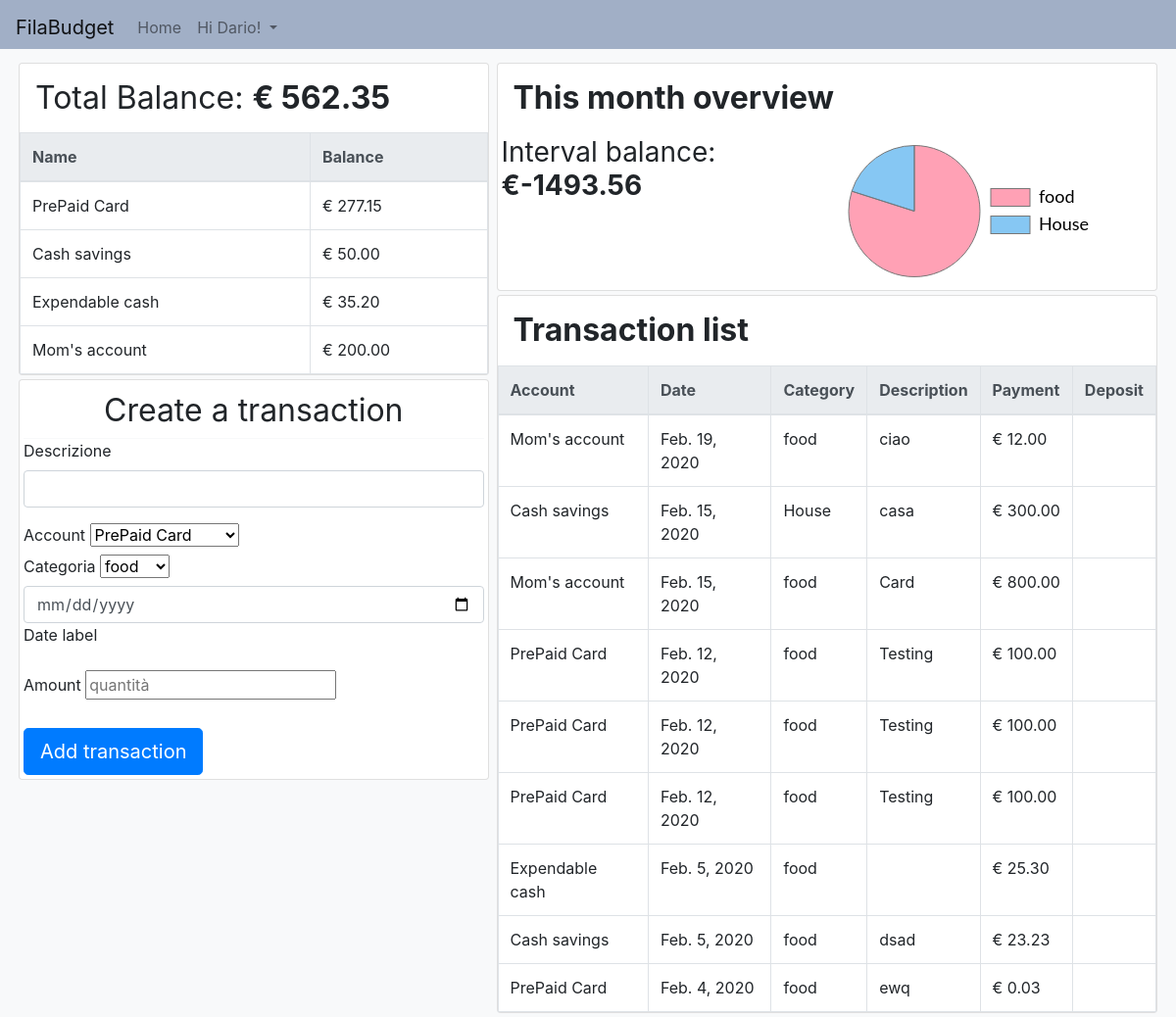
The app's page / (signed in) with its own data.
### Budgeting/models.py (models this page shows, shortened)
class Account(models.Model):
    name = models.TextField(max_length=30, null=False, unique=True)
    balance = models.DecimalField(max_digits=9, decimal_places=2, null=False, default=0)
    starting_balance = models.DecimalField(max_digits=9, decimal_places=2, null=False, default=0.0)

class CategoryExpInc(models.Model):
    name = models.TextField(max_length=30, null=False, unique=True)
    exchange = models.DecimalField(max_digits=9, decimal_places=2, null=False, default=0)

class Transaction(models.Model):
    dateAdded = models.DateField(auto_now=True)
    timeDate = models.DateField()
    category = models.ForeignKey(
        CategoryExpInc,
        on_delete=models.SET_NULL,
        null=True
    )
    account = models.ForeignKey(
        Account,
        on_delete=models.SET_NULL,
        null=True
    )
    balance = models.DecimalField(max_digits=9, decimal_places=2, null=False, default=0)
    description = models.TextField(max_length=100, default="", null=True)

### pages/views.py (the view)
# urls.py: path('', home_view, name='home_null'),
def home_view(request, *args, **kwargs):
    if request.user.is_authenticated:
        return home_budget(request)
    else:
        return login_request(request)

### Budgeting/views.py (called while the page is built)
def generate_data_categories_from_dates(date_init, date_finish):
    category_set = CategoryExpInc.objects.all()
    names = []
    balances = []
    for cat in category_set:
        names.append(cat.name)
        balances.append(sum([j.balance for j in Transaction.objects.all().filter(category_id=cat.id,
                                                                                 timeDate__range=[date_init,
                                                                                                  date_finish])]))
    return names, balances

### Budgeting/Budget_templates/budget_home_view.html
{% extends 'base.html' %}
{% block content %}
    <div class="row no-gutters row-bordered">
        <div class="col-md-5">
            <div class="card m-1" style="">
                <h2 class="font-weight-normal py-3 px-3 px-sm-3 m-0">
                    Total Balance: <strong>€ {{ total_balance }}</strong></h2>
                {% include 'account_summary.html' %}
            </div>
            <div class="card m-1">
                {% include 'new_transaction_template.html' %}
            </div>
        </div>
        <div class="col-md-7">
            <div class="card m-1">
                <h2 class="font-weight-normal py-3 px-3 px-sm-3 m-0">
                    <strong>This month overview</strong></h2>
                {% include 'monthly_overview.html' %}
            </div>
            <div class="card m-1">
                <h2 class="font-weight-normal py-3 px-3 px-sm-3 m-0">
                    <strong>Transaction list</strong></h2>
                {% include 'transaction_summary.html' %}
            </div>
        </div>
    </div>
{% endblock %}

### templates/base.html (shortened to what this page needs)
<!doctype html>
<html>
<head>
    <link rel="stylesheet" href="https://stackpath.bootstrapcdn.com/bootstrap/4.3.1/css/bootstrap.min.css"
>
</head>
<body style="margin-top: 0px; margin-left: 0px;margin-bottom: 0px;margin-right: 0px;">
{% include 'navbar.html' %}
<div id="div2">
    <div class="full-height container-fluid bg-light" style="height: 100%; padding-top: 10px">
        {% block content %}
        {% endblock %}
    </div>
</div>
</body>
</html>

### templates/navbar.html (shortened to what this page needs)
{% if user.is_authenticated %}
    <nav class="navbar navbar-expand-lg navbar-light" style="background-color: #a1afc6;">
        <a class="navbar-brand" href="{% url 'home' %}">FilaBudget</a>
        <div class="collapse navbar-collapse" id="navbarNavDropdown">
            <ul class="navbar-nav">
                <li class="nav-item">
                    <a class="nav-link" href="{% url 'home' %}">Home</a>
                </li>
                <li class="nav-item dropdown">
                    <a class="nav-link dropdown-toggle" href="#" id="navbarDropdownMenuLink" data-toggle="dropdown"
                       aria-haspopup="true" aria-expanded="false">
                        Hi {{ user.username }}!
                    </a>
                </li>
            </ul>
        </div>
    </nav>
{% endif %}

### Budgeting/Budget_templates/account_summary.html
{% if account_list %}
<table class="table table-bordered m-0" id="dtBasicExample" role="grid" aria-describedby="DataTables_Table_0_info">
    <thead class="thead-light">
    <tr>
        <th scope="col">Name</th>
        <th scope="col">Balance</th>
    </tr>
    </thead>
    <tbody>
    {% for account in account_list %}
    <tr>
        {% include 'account_single_view.html' %}
    </tr>
    {% endfor %}
    </tbody>
</table>
{% else %}
Nessun account!
{% endif %}

### Budgeting/Budget_templates/account_single_view.html
<td> {{account.name}}  </td>
<td> € {{account.balance}}  </td>

### Budgeting/Budget_templates/new_transaction_template.html (shortened to what this page needs)
<div class="m-1">
    <h2 class="text-center  font-weight-normal py-2 px-2 px-sm-2 m-0">Create a transaction</h2>
    <hr class="border-light m-0">
    <form method="POST" id="creazione_transazione"> {% csrf_token %}
        <div class="form-group">
            <label class="form-label">Descrizione</label>
            <input type="text" name="descrizione" id="descrizione" class="form-control" autocomplete="off">
        </div>
        <div class="">
            <label>Account</label>
            <select title="Scegli una opzione" data-live-search="true" data-live-search-placeholder="Cerca opzioni"
                    id="Account_select">
                {% for account in account_list %}
                    <option value="{{ account.name }}">{{ account.name }}</option>
                {% endfor %}
            </select>
        </div>
        <div class="">
            <label>Categoria</label>
            <select title="Scegli una opzione" data-live-search="true" data-live-search-placeholder="Cerca opzioni"
                    id="Categoria_select">
                {% for category in categories_names %}
                    <option value="{{ category }}">{{ category }}</option>
                {% endfor %}
            </select>
        </div>
        <div class="it-datepicker-wrapper">
            <div class="form-group">
                <input class="form-control it-date-datepicker" id="date_time" type="date"
                       placeholder="inserisci la data in formato gg/mm/aaaa">
                <label for="date1">Date label</label>
            </div>
        </div>
        <label>Amount</label>
        <input type="number" step="0.01" id="amount" name="amount" placeholder="quantità" autocomplete="off"/>
        <button type="button" value="create" name="create" id="submit_form"
                class="btn btn-primary btn-lg mt-4 ">Add transaction
        </button>
    </form>
</div>

### Budgeting/Budget_templates/monthly_overview.html (shortened to what this page needs)
<div class="row no-gutters row-bordered">
    <div class="m-1 col-md-5">
        <h3 class="font-weight-normal"> Interval balance: <strong>€{{ interval_balance }}</strong></h3>
    </div>
    <div class="m-1 col-md-6">
        <div class="container">
            <canvas id="myChart"></canvas>
        </div>
        <script>
            let myChart = document.getElementById('myChart').getContext('2d');
            // Global Options
            Chart.defaults.global.defaultFontFamily = 'Lato';
            Chart.defaults.global.defaultFontSize = 18;
            Chart.defaults.global.defaultFontColor = '#777';
            let massPopChart = new Chart(myChart, {
                type: 'pie', // bar, horizontalBar, pie, line, doughnut, radar, polarArea
                data: {
                    labels: [
                        {% for name in categories_names_interval %}
                            '{{ name }}',
                        {% endfor %}
                    ],
                    datasets: [{
                        data: [
                            {% for data in categories_balances_interval %}
                                {{ data }}
                                ,
                            {% endfor %}
                        ],
                        backgroundColor: [
                            'rgba(255, 99, 132, 0.6)',
                            'rgba(54, 162, 235, 0.6)',
                        ],
                        borderWidth: 1,
                        borderColor: '#777',
                        hoverBorderWidth: 2,
                        hoverBorderColor: '#000'
                    }]
                },
                options: {
                    title: {
                        display: false,
                        text: 'Expenses',
                        fontSize: 15
                    },
                    legend: {
                        display: true,
                        position: 'right',
                        labels: {
                            fontColor: '#000'
                        }
                    },
                    layout: {
                        padding: {
                            left: 50,
                            right: 0,
                            bottom: 0,
                            top: 0
                        }
                    },
                    tooltips: {
                        enabled: false
                    }
                }
            });
        </script>
    </div>
</div>

### Budgeting/Budget_templates/transaction_summary.html
{% if transaction_list %}
<table class="table table-bordered m-0" id="dtBasicExample" role="grid" aria-describedby="DataTables_Table_0_info">
    <thead class="thead-light">
    <tr>
        <th scope="col">Account</th>
        <th scope="col">Date</th>
        <th scope="col">Category</th>
        <th scope="col">Description</th>
        <th scope="col">Payment</th>
        <th scope="col">Deposit</th>
    </tr>
    </thead>
    <tbody>
    {% for transaction in transaction_list %}
    <tr>
        {% include 'transaction_single_view.html' %}
    </tr>
    {% endfor %}
    </tbody>
</table>
{% else %}
Nessuna transazione!
{% endif %}

### Budgeting/Budget_templates/transaction_single_view.html
<td> {{transaction.account.name}}  </td>
<td> {{transaction.timeDate}}  </td>
<td> {{transaction.category.name}}  </td>
<td> {{transaction.description}}  </td>
{% if transaction.balance > 0 %}
    <td> € {{transaction.balance}}  </td>
    <td></td>
{% else %}
    <td></td>
    <td> € {{transaction.balance}}  </td>
{% endif %}

### templates/base.html (style rules this page uses)
#div2 { width: 100%; position: absolute; top: 50px; bottom: 0; background-color: blue; }

### records on screen
Account: name "PrePaid Card", balance "277.15"
Account: name "Cash savings", balance "50.00"
Account: name "Expendable cash", balance "35.20"
Account: name "Mom's account", balance "200.00"
CategoryExpInc: name "food"

### other values on screen
{{ user.username }} "Dario"
{{ total_balance }} "562.35"
{{ interval_balance }} "-1493.56"
form field value "PrePaid Card"
chart data {{ name }} food, House
chart data {{ data }} 1193.56, 300.00
